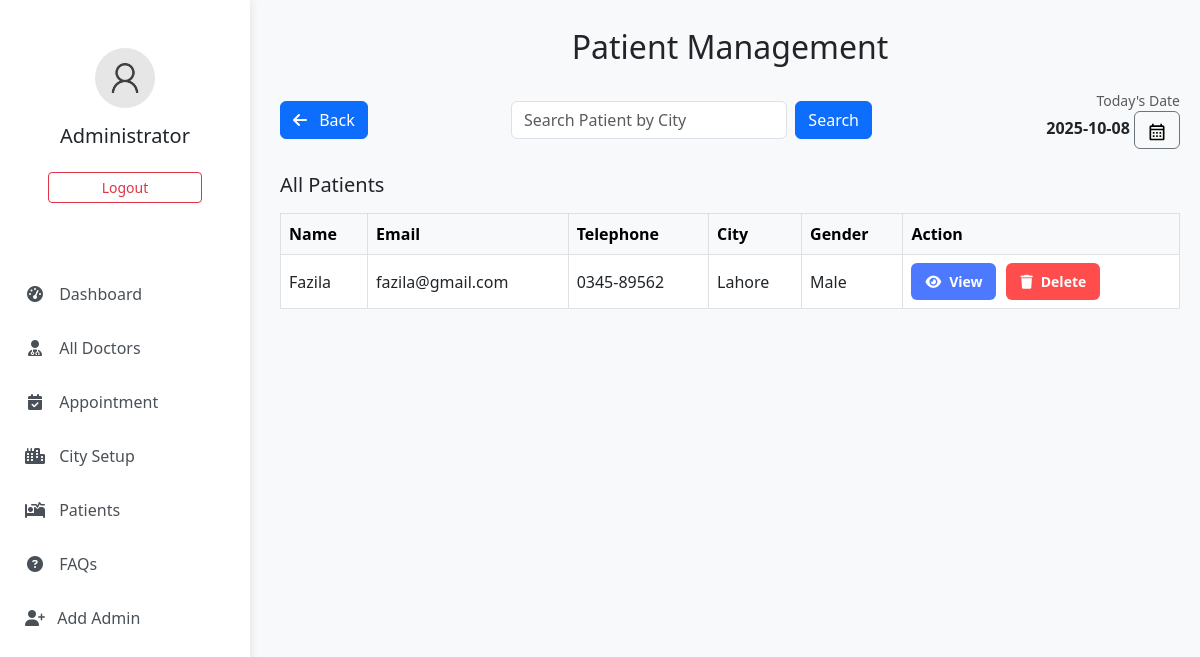
Before: /admin/patient.php (signed in) with the older database file.
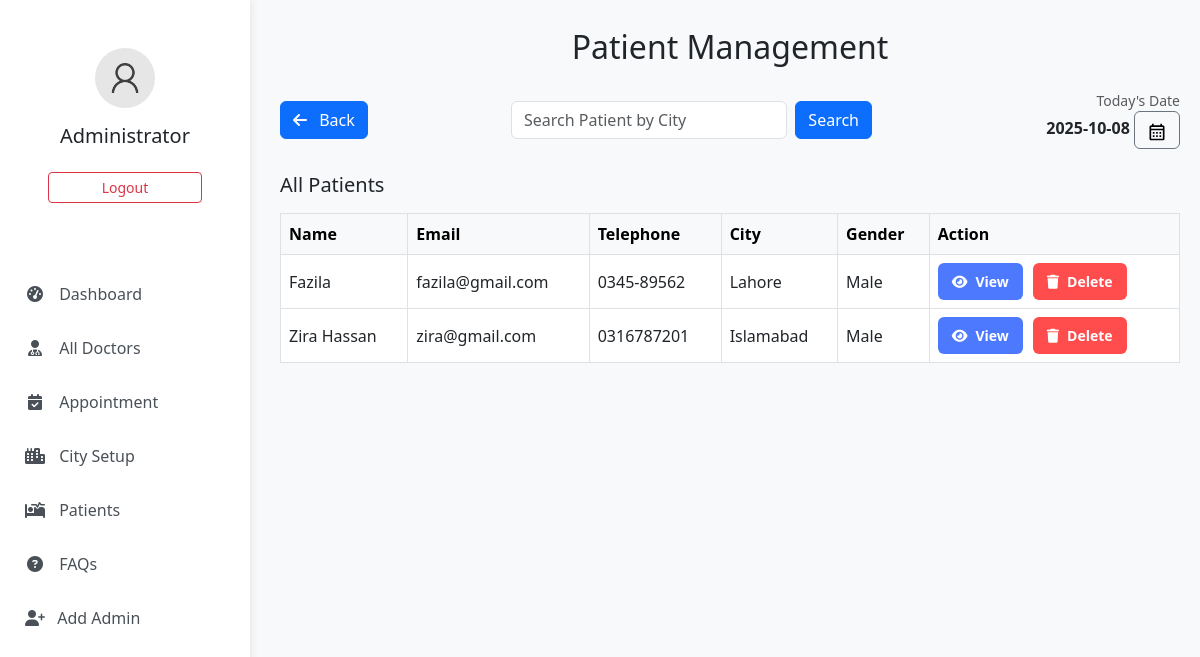
After: the same page with the newer database file.
### tables this page shows
CREATE TABLE `appointment` (
  `id` int(11) NOT NULL,
  `specialistid` int(11) NOT NULL,
  `docid` int(11) NOT NULL,
  `pt_name` varchar(255) NOT NULL,
  `dob` date NOT NULL,
  `pt_gender` varchar(225) NOT NULL,
  `pt_email` varchar(255) NOT NULL,
  `phone` varchar(255) NOT NULL,
  `pt_address` varchar(255) NOT NULL,
  `country` varchar(225) NOT NULL,
  `appdate` date NOT NULL,
  `apptime` time NOT NULL,
  `message` text NOT NULL,
  `status` varchar(255) NOT NULL DEFAULT 'pending'
);

CREATE TABLE `city` (
  `ct_id` int(11) NOT NULL,
  `city_name` varchar(225) NOT NULL
);

### admin/patient.php (the view, shortened to what this page needs)
<?php
    include("../connection.php");
$sqlmain = "SELECT specialistid,docid,pt_name,pt_gender,pt_email,a.phone AS appoint_phone,
                   pt_address,country,appdate,apptime,message,status,city_name, a.id AS appoint_id,d.id AS doctor_id
                   FROM appointment a JOIN doctor d ON a.docid = d.id join city c ON d.city = c.ct_id";
$search_condition = "";
$sqlmain .= $search_condition;
?>
<!DOCTYPE html>
<html lang="en">
<head>
    <link href="https://cdn.jsdelivr.net/npm/bootstrap@5.3.0/dist/css/bootstrap.min.css" rel="stylesheet">
    <link rel="stylesheet" href="https://cdnjs.cloudflare.com/ajax/libs/font-awesome/6.4.0/css/all.min.css">
</head>
<body>
<?php include 'sidebar.php'; ?>
<div class="dash-body">
      <div>
        <h2 class="text-center p-2 mb-3 dct">Patient Management</h2>
      </div>
    <div class="row align-items-center mb-3">
        <div class="col-md-3 col-6 mb-2">
            <button onclick="window.history.back()" class="btn btn-primary">
                <i class="fa fa-arrow-left me-2"></i> Back
            </button>
        </div>
        <div class="col-md-5 col-12 mb-2">
            <form action="" method="post" class="d-flex">
                <input type="search" name="search" class="form-control me-2"
                    value="<?php echo isset($_POST['search']) ? htmlspecialchars($_POST['search']) : ''; ?>"
                    placeholder="Search Patient by City" list="patient">
                <button type="submit" class="btn btn-primary">Search</button>
            </form>
        </div>
        <div class="col-md-4 col-6 text-md-end text-end mb-2 dt">
            <p class="mb-0 text-muted" style="font-size:14px;">Today's Date</p>
            <p class="fw-bold mb-0 ">
                <?php date_default_timezone_set('Asia/Kolkata'); echo date('Y-m-d'); ?> <button class="btn btn-outline-secondary ">
                <img src="../img/calendar.svg" alt="Calendar" width="20" class="">
            </button>
            </p>
        </div>
    </div>
    <h5 class="mb-3">All Patients</h5>
    <div class="table-responsive">
        <table class="table table-bordered table-hover align-middle sub-table">
            <thead class="table-light">
                <tr>
                    <th>Name</th>
                    <th>Email</th>
                    <th>Telephone</th>
                    <th>City</th>
                    <th>Gender</th>
                    <th>Action</th>
                </tr>
            </thead>
            <tbody>
            <?php
            $resultmain = mysqli_query($con, $sqlmain);
            if(mysqli_num_rows($resultmain) > 0){
                while($row = mysqli_fetch_assoc($resultmain)){
                    echo '<tr>
                        <td>'.ucfirst($row['pt_name']).'</td>
                        <td>'.$row['pt_email'].'</td>
                        <td>'.substr($row['appoint_phone'],0,10).'</td>
                        <td>'.ucfirst($row['city_name']).'</td>
                        <td>'.ucfirst($row['pt_gender']).'</td>
                        <td>
                            <div class="button-container">
                                <a href="?action=view&id='.$row['appoint_id'].'" class="button view-btn">
                                    <i class="fa fa-eye"></i> View
                                </a>
                                <a href="delete-appointment.php?delid='.$row['appoint_id'].'" class="button delete-btn">
                                    <i class="fa fa-trash"></i> Delete
                                </a>
                            </div>
                        </td>
                    </tr>';
                }
            }
            ?>
            </tbody>
        </table>
    </div>
</div>
</body>
</html>

Changed rows visible on the page:
added appointment: pt_name "Zira Hassan", pt_email "zira@gmail.com", phone "0316787201", city.city_name "Islamabad", pt_gender "Male"
